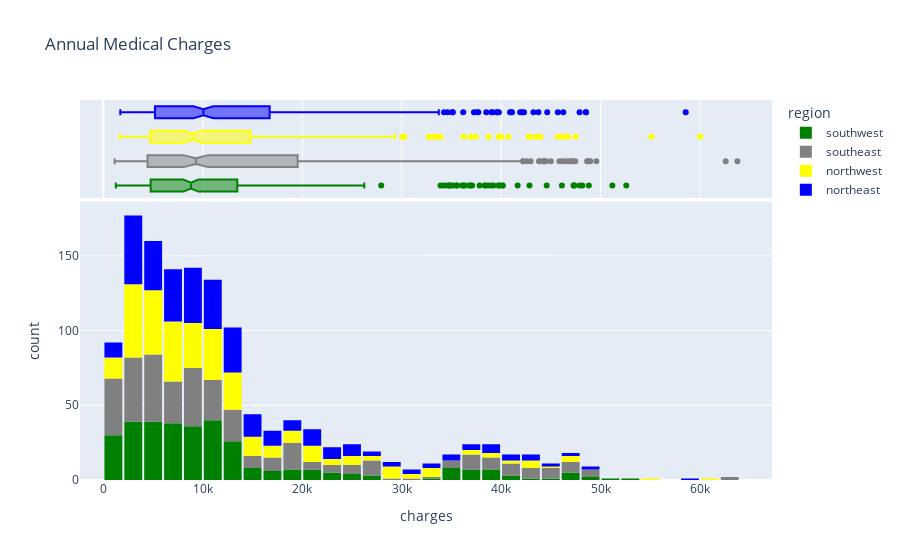

Notebook source saved alongside this figure:
### Code cell
fig = px.histogram(medical_df, 
                   x='charges', 
                   marginal='box', 
                   color='region', 
                   color_discrete_sequence=['green', 'grey','yellow','blue'], 
                   title='Annual Medical Charges')
fig.update_layout(bargap=0.1)
fig.show()

### Figure 1 — Plotly figure (JSON) as saved in the notebook; plotly's stock layout.template omitted (floating-point values rounded to 4 significant figures; data arrays with more than 128 entries replaced by an {"elided": "..."} marker saying what was removed)
{"data": [{"alignmentgroup": "True", "bingroup": "x", "hovertemplate": "region=southwest<br>charges=%{x}<br>count=%{y}<extra></extra>", "legendgroup": "southwest", "marker": {"color": "green", "pattern": {"shape": ""}}, "name": "southwest", "offsetgroup": "southwest", "orientation": "v", "showlegend": true, "type": "histogram", "x": {"elided": "325 float values"}, "xaxis": "x", "yaxis": "y"}, {"alignmentgroup": "True", "hovertemplate": "region=southwest<br>charges=%{x}<extra></extra>", "legendgroup": "southwest", "marker": {"color": "green"}, "name": "southwest", "notched": true, "offsetgroup": "southwest", "showlegend": false, "type": "box", "x": {"elided": "325 float values"}, "xaxis": "x2", "yaxis": "y2"}, {"alignmentgroup": "True", "bingroup": "x", "hovertemplate": "region=southeast<br>charges=%{x}<br>count=%{y}<extra></extra>", "legendgroup": "southeast", "marker": {"color": "grey", "pattern": {"shape": ""}}, "name": "southeast", "offsetgroup": "southeast", "orientation": "v", "showlegend": true, "type": "histogram", "x": {"elided": "364 float values"}, "xaxis": "x", "yaxis": "y"}, {"alignmentgroup": "True", "hovertemplate": "region=southeast<br>charges=%{x}<extra></extra>", "legendgroup": "southeast", "marker": {"color": "grey"}, "name": "southeast", "notched": true, "offsetgroup": "southeast", "showlegend": false, "type": "box", "x": {"elided": "364 float values"}, "xaxis": "x2", "yaxis": "y2"}, {"alignmentgroup": "True", "bingroup": "x", "hovertemplate": "region=northwest<br>charges=%{x}<br>count=%{y}<extra></extra>", "legendgroup": "northwest", "marker": {"color": "yellow", "pattern": {"shape": ""}}, "name": "northwest", "offsetgroup": "northwest", "orientation": "v", "showlegend": true, "type": "histogram", "x": {"elided": "325 float values"}, "xaxis": "x", "yaxis": "y"}, {"alignmentgroup": "True", "hovertemplate": "region=northwest<br>charges=%{x}<extra></extra>", "legendgroup": "northwest", "marker": {"color": "yellow"}, "name": "northwest", "notched": true, "offsetgroup": "northwest", "showlegend": false, "type": "box", "x": {"elided": "325 float values"}, "xaxis": "x2", "yaxis": "y2"}, {"alignmentgroup": "True", "bingroup": "x", "hovertemplate": "region=northeast<br>charges=%{x}<br>count=%{y}<extra></extra>", "legendgroup": "northeast", "marker": {"color": "blue", "pattern": {"shape": ""}}, "name": "northeast", "offsetgroup": "northeast", "orientation": "v", "showlegend": true, "type": "histogram", "x": {"elided": "324 float values"}, "xaxis": "x", "yaxis": "y"}, {"alignmentgroup": "True", "hovertemplate": "region=northeast<br>charges=%{x}<extra></extra>", "legendgroup": "northeast", "marker": {"color": "blue"}, "name": "northeast", "notched": true, "offsetgroup": "northeast", "showlegend": false, "type": "box", "x": {"elided": "324 float values"}, "xaxis": "x2", "yaxis": "y2"}], "layout": {"bargap": 0.1, "barmode": "relative", "legend": {"title": {"text": "region"}, "tracegroupgap": 0}, "title": {"text": "Annual Medical Charges"}, "xaxis": {"anchor": "y", "domain": [0, 1], "title": {"text": "charges"}}, "xaxis2": {"anchor": "y2", "domain": [0, 1], "matches": "x", "showgrid": true, "showticklabels": false}, "yaxis": {"anchor": "x", "domain": [0, 0.7326], "title": {"text": "count"}}, "yaxis2": {"anchor": "x2", "domain": [0.7426, 1], "matches": "y2", "showgrid": false, "showline": false, "showticklabels": false, "ticks": ""}}}
